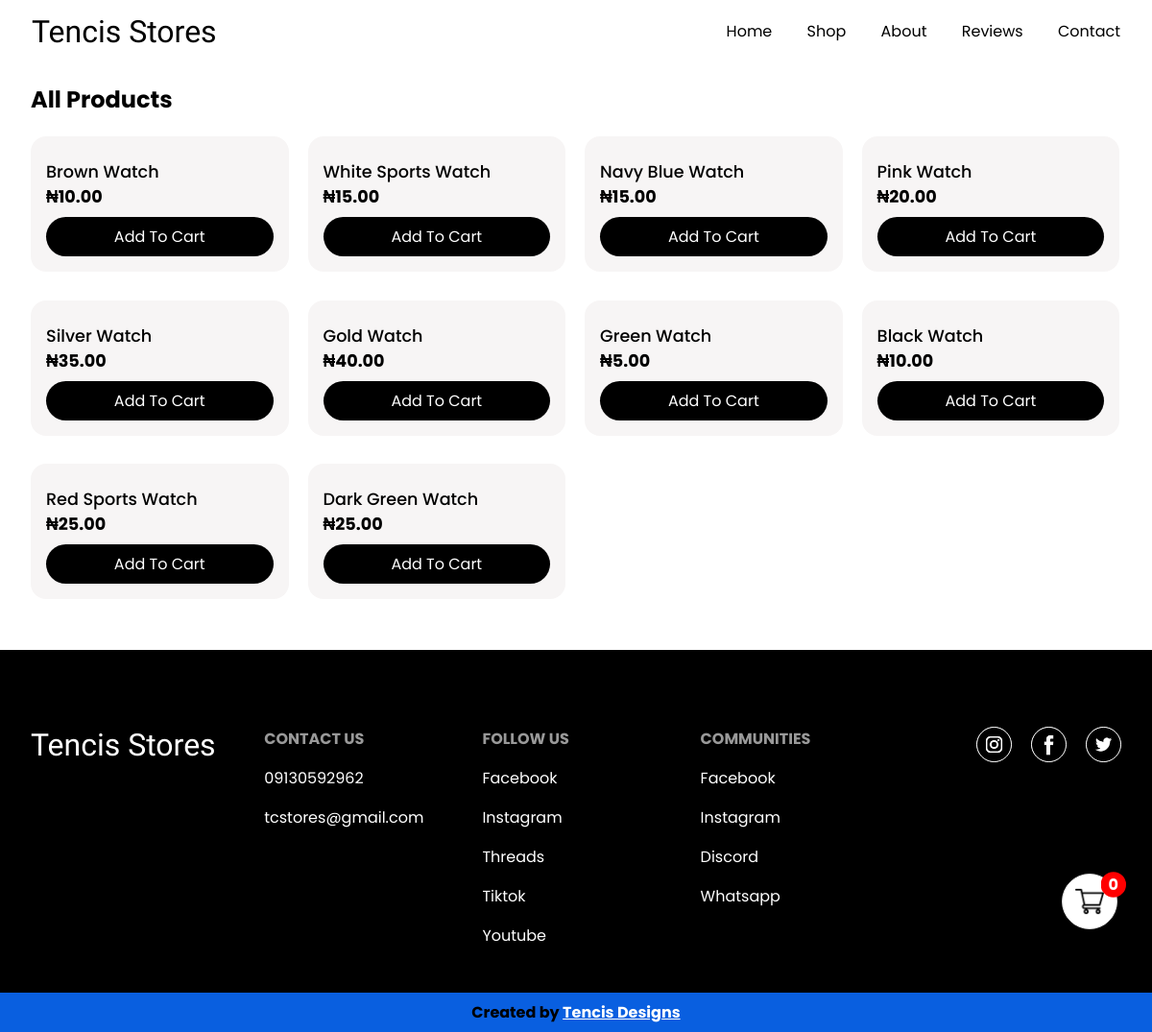
Screenshot of /products/ with the database file from the repository.
### shopapp/models.py (models this page shows, shortened)
class Product(models.Model):
    name = models.CharField(max_length=200)
    price = models.DecimalField(max_digits=10, decimal_places=2)
    image = models.ImageField(blank=False, null=True, upload_to='tc_product_images')

### shopapp/views.py (the view)
    def wrapper(request, *args, **kwargs):
        request.session.set_test_cookie()
        if not request.session.test_cookie_worked():
            return HttpResponse('This browser does not support cookies which this website needs to function. Try using another browser or enable cookie support for this one.', status=200)
        else:
            request.session.delete_test_cookie()
            return func(request, *args, **kwargs)

### shopapp/views.py (called while the page is built)
def check_cookie_support(func):
    def wrapper(request, *args, **kwargs):
        request.session.set_test_cookie()
        if not request.session.test_cookie_worked():
            return HttpResponse('This browser does not support cookies which this website needs to function. Try using another browser or enable cookie support for this one.', status=200)
        else:
            request.session.delete_test_cookie()
            return func(request, *args, **kwargs)
    return wrapper

@check_cookie_support
def product_list(request):
    products = Product.objects.all()
    cart_id_exists = request.session.__contains__("cart_id")
    if cart_id_exists:
        cart_id = request.session.__getitem__("cart_id")
        cart = Cart.objects.get(id=cart_id)
        return render(request, 'product_list.html', {'products': products, 'cart': cart})
    return render(request, 'product_list.html', {'products': products})

### templates/product_list.html (shortened to what this page needs)
{% extends 'base.html' %}
{% block title %}
    {% load static %}
    {% load checkmodels %}
{% endblock %}
{% block body %}
    <div class="shop" id="shop" style="padding-top: .7em;" data-aos="fade-up" data-aos-duration="1000" data-aos-delay="200">
        <div class="ctg">
            <div class="ctgheader">
                <h2>All Products</h2>
            </div>
            <div class="shopcon">
                {% for product in products %}
                <div class="shopbox">
                    <p class="itemname">{{ product.name }}</p>
                    <p class="itemprice">₦{{ product.price }}</p>
                    {% if cart %}
                    {% if cart|checkincart:product %}
                    <a class="add-to-cart" data-id="{{ product.id }}" style="background-color: #ddd; color: black;">Added To
                        Cart</a>
                    {% else %}
                    <a class="add-to-cart" data-id="{{ product.id }}">Add To Cart</a>
                    {% endif %}
                    {% else %}
                    <a class="add-to-cart" data-id="{{ product.id }}">Add To Cart</a>
                    {% endif %}
                </div>
                {% empty %}
                <p>No products available!</p>
                {% endfor %}
            </div>
        </div>
    </div>
{% endblock %}
{% block cart %}
    <div class="cart">
        <a href="/cart/">
            <div class="cartcon">
                <img src="{% static 'shopping-cart.png' %}" alt="" width="30" height="30">
                <p id="cart-count">{{ cart.cartproduct_set.all|length }}</p>
            </div>
        </a>
    </div>
{% endblock %}

### static/shop.css (style rules this page uses)
* { margin: 0; padding: 0; font-family: "Poppins", sans-serif; font-style: normal; }
body { background-color: #fff; }
html { scroll-behavior: smooth; }
.shop { padding: 0 7em; padding-top: 6em; box-sizing: border-box; }
.ctg { margin-bottom: 3em; }
.ctgheader { display: flex; align-items: center; }
.ctgheader h2 { flex: 1; }
.shopcon { display: flex; flex-wrap: wrap; gap: 20px; margin: 1em 0; width: 100%; }
.shopbox { width: calc(33.8% - 20px); width: calc(25.4% - 20px); margin: .3em 0; border-radius: 1em; padding: .5em 1em; box-sizing: border-box; background-color: rgb(247, 245, 245); display: flex; flex-direction: column; position: relative; }
.shopbox p.itemname { font-size: 1.1em; font-weight: 500; flex: 1; }
.shopbox p.itemprice { font-size: 1.1em; font-weight: 700; }
.shopbox a { background-color: black; cursor: pointer; color: white; text-decoration: none; padding: .5em; width: 100%; box-sizing: border-box; border-radius: 5em; display: block; text-align: center; margin: .5em 0; transition: all .3s ease-in; }
.cart { position: fixed; bottom: 10%; right: 3%; background-color: #fff; border: 1px solid #ddd; font-weight: bold; border-radius: 10em; }
.cart img { display: block; }
.cartcon { position: relative; padding: .8em; box-sizing: border-box; display: flex; align-items: center; justify-content: center; }
.cartcon p { position: absolute; background-color: red; color: white; padding: .5em; box-sizing: border-box; clip-path: circle(); top: -10px; right: -10px; }
@media (max-width: 1200px) { .home, .about, .reviews, .menu, .contact, .shop, .ft { padding-left: 2em; padding-right: 2em; } }

### rows the page displays
Product: name "Brown Watch", price "10.00"
Product: name "White Sports Watch", price "15.00"
Product: name "Navy Blue Watch", price "15.00"
Product: name "Pink Watch", price "20.00"
Product: name "Silver Watch", price "35.00"
Product: name "Gold Watch", price "40.00"
Product: name "Green Watch", price "5.00"
Product: name "Black Watch", price "10.00"
Product: name "Red Sports Watch", price "25.00"
Product: name "Dark Green Watch", price "25.00"

### other values shown
{{ cart.cartproduct_set.all|length }} "0"
